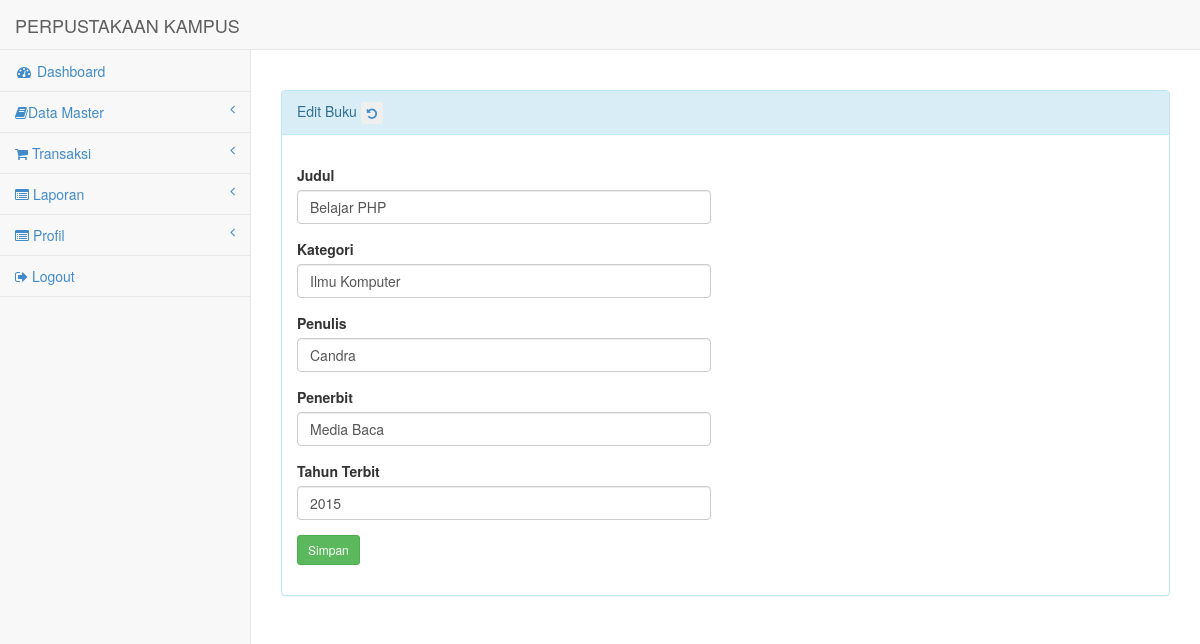
The page /index_admin.php?p=buku-edit&id=1 (signed in) on the database its author committed.
### tables this page shows
CREATE TABLE `buku` (
  `id_buku` int(11) NOT NULL,
  `judul` varchar(50) NOT NULL,
  `kategori` varchar(50) NOT NULL,
  `penulis` varchar(50) NOT NULL,
  `penerbit` varchar(50) NOT NULL,
  `th_terbit` varchar(20) NOT NULL,
  `status` varchar(50) NOT NULL
);

### pages/buku-edit.php (the view, shortened to what this page needs)
<?php
$id = $_GET['id'];
$sql = mysqli_query($con, "SELECT * FROM buku WHERE id_buku='$id'");
$d=mysqli_fetch_array($sql);
?>
    <div id="page-wrapper">
        <div class="row">
            <div class="col-lg-12"><br><br>
                <div class="panel panel-info">
                    <div class="panel-heading">
                        Edit Buku <button class="btn btn-xs btn-grey"><a href="index_admin.php?p=buku"><i class=" fa fa-undo"></i></a></button>
                    </div>
                    <div class="panel-body">
                        <div class="row">
                            <div class="col-lg-6">
                                <form role="form" action="proses/buku-edit.php" method="post">
                                    <div class="form-group">
                                        <label>Judul</label>
                                        <input value="<?= $d['judul']?>" name="judul" type="text" class="form-control">
                                    </div>
                                    <div class="form-group">
                                        <label>Kategori</label>
                                        <input value="<?= $d['kategori']?>" name="kategori" type="text" class="form-control">
                                    </div>
                                    <div class="form-group">
                                        <label>Penulis</label>
                                        <input value="<?= $d['penulis']?>" name="penulis" type="text" class="form-control">
                                    </div>
                                    <div class="form-group">
                                        <label>Penerbit</label>
                                        <input value="<?= $d['penerbit']?>" name="penerbit" type="text" class="form-control">
                                    </div>
                                    <div class="form-group">
                                        <label>Tahun Terbit</label>
                                        <input value="<?= $d['th_terbit']?>" name="th_terbit" type="text" class="form-control">
                                    </div>
                                    <div class="form-group">
                                        <input class="btn btn-sm btn-success" type="submit" name="simpan" value="Simpan" id="" onclick="return confirm ('Apakah yakin akan menyimpan data ini?')">
                                    </div>
                                </form>
                            </div>
                        </div>
                    </div>
                </div>
            </div>
        </div>
    </div>

### assets/css/sb-admin.css (style rules this page uses)
body { background-color: #f8f8f8; padding-top: 100px; }
@media (min-width:768px) { body { padding-top: 50px; } }
#page-wrapper { padding: 0 15px; min-height: 568px; background-color: #fff; }
@media (min-width:768px) { #page-wrapper { position: inherit; margin: 0 0 0 250px; padding: 0 30px; min-height: 1300px; border-left: 1px solid #e7e7e7; } }

### rows shown on the page
buku: judul "Belajar PHP", kategori "Ilmu Komputer", penulis "Candra", penerbit "Media Baca", th_terbit "2015"
